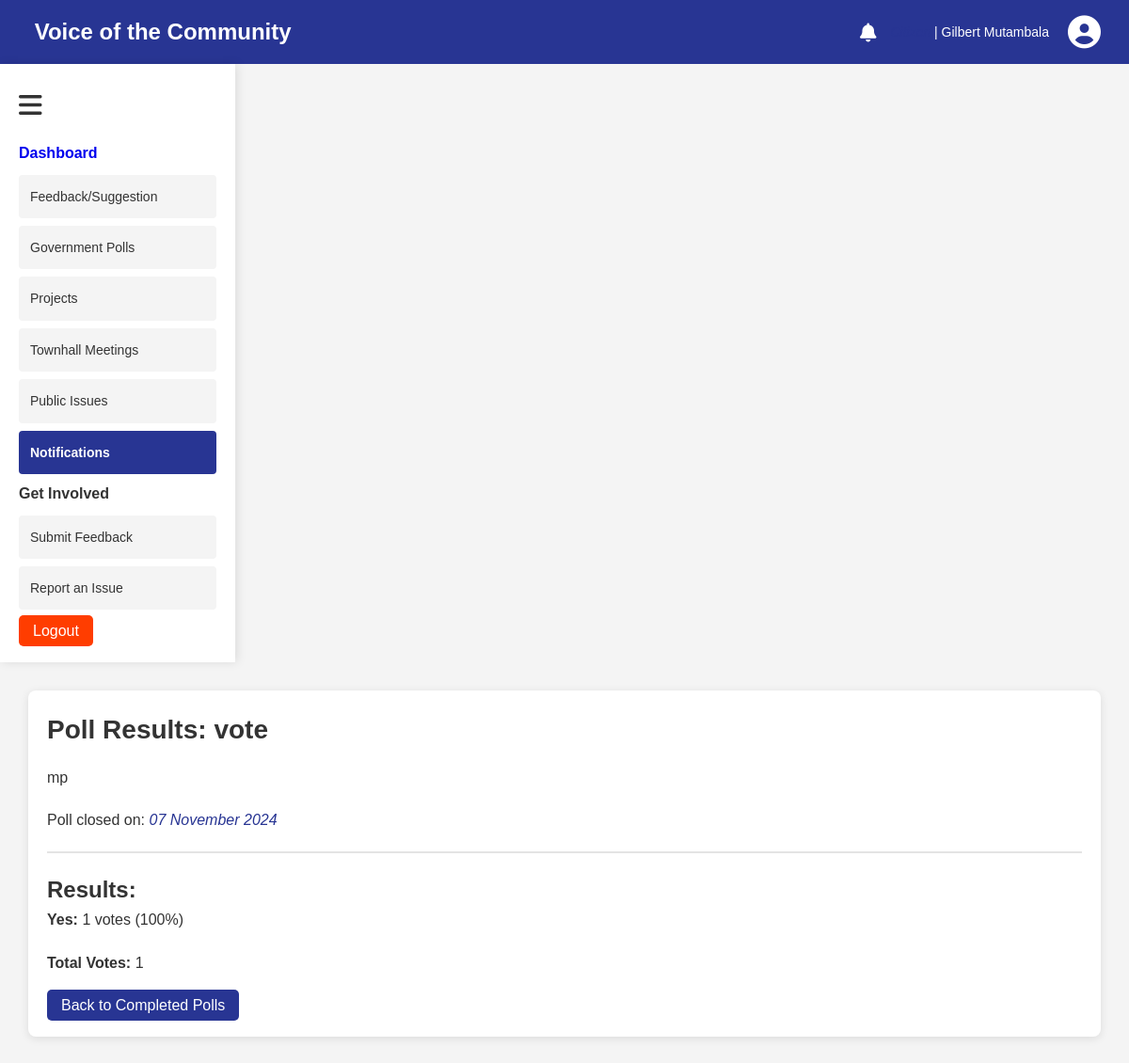
Page /poll_results.php?poll_id=1 (signed in) on the committed database.
### tables this page shows
CREATE TABLE `polls` (
  `poll_id` int(11) NOT NULL,
  `title` varchar(255) NOT NULL,
  `description` text DEFAULT NULL,
  `creation_date` timestamp NOT NULL DEFAULT current_timestamp(),
  `closing_date` timestamp NULL DEFAULT NULL,
  `created_by` int(11) NOT NULL
);

### poll_results.php (the view, shortened to what this page needs)
<?php
require 'db.php';
$poll_id = $_GET['poll_id'];
$stmt = $pdo->prepare("SELECT * FROM polls WHERE poll_id = ?");
$stmt->execute([$poll_id]);
$poll = $stmt->fetch(PDO::FETCH_ASSOC);
$votes_stmt = $pdo->prepare("
    SELECT vote_option, COUNT(*) as vote_count
    FROM votes
    WHERE poll_id = ?
    GROUP BY vote_option
");
$votes_stmt->execute([$poll_id]);
$results = $votes_stmt->fetchAll(PDO::FETCH_ASSOC);
$total_votes = array_sum(array_column($results, 'vote_count'));
?>
<!DOCTYPE html>
<html lang="en">
<head>
    <link rel="stylesheet" href="../assets/css/theme.css">
    <link rel="stylesheet" href="../assets/fontawesome-free-6.6.0-web/css/fontawesome.css">
    <link rel="stylesheet" href="../assets/fontawesome-free-6.6.0-web/css/regular.css">
    <link rel="stylesheet" href="../assets/fontawesome-free-6.6.0-web/css/solid.css">
    <link rel="stylesheet" href="../assets/fontawesome-free-6.6.0-web/css/brands.css">
    <link rel="stylesheet" href="../assets/fontawesome-free-6.6.0-web/css/svg-with-js.css">
</head>
<body>
    <div class="main-container">
        <?php include 'user.php';?>
        <div class="display-section">
            <?php include 'side_panel.php';?>
            <div class="main-panel">
                <div class="panel-section polls">
                    <h1>Poll Results: <?php echo htmlspecialchars($poll['title']); ?></h1>
                    <p><?php echo htmlspecialchars($poll['description']); ?></p>
                    <p>Poll closed on: <span class="highlight"><?php echo date('d F Y', strtotime($poll['closing_date'])); ?></span></p>
                    <hr>
                    <div class="results-section">
                        <h2>Results:</h2>
                        <?php if ($total_votes > 0): ?>
                            <?php foreach ($results as $result): ?>
                                <div class="result-item">
                                    <p>
                                        <strong><?php echo htmlspecialchars(ucfirst($result['vote_option'])); ?>:</strong>
                                        <?php echo htmlspecialchars($result['vote_count']); ?> votes
                                        (<?php echo round(($result['vote_count'] / $total_votes) * 100, 2); ?>%)
                                    </p>
                                </div>
                            <?php endforeach; ?>
                            <p><strong>Total Votes:</strong> <?php echo $total_votes; ?></p>
                        <?php else: ?>
                            <p>No votes were cast for this poll.</p>
                        <?php endif; ?>
                        <a href="finished_polls.php" class="btn-submit">Back to Completed Polls</a>
                    </div>
                </div>
            </div>
        </div>
    </div>
</body>
</html>

### theme.css (style rules this page uses)
* { margin: 0; padding: 0; box-sizing: border-box; font-family: 'Arial', sans-serif; }
body { background-color: #f4f4f4; color: #333; line-height: 1.6; }
a { text-decoration: none; }
h1, h2, h3, h4 { color: #333; }
.main-container { display: flex; height: 100vh; flex-direction: column; }
.btn-submit { background-color: #283593; color: white; border: none; padding: 8px 15px; border-radius: 5px; cursor: pointer; transition: background-color 0.3s ease; }
.main-panel { flex: 1; padding: 30px; }
.panel-section { background-color: white; padding: 20px; border-radius: 8px; box-shadow: 0px 2px 10px rgba(0, 0, 0, 0.1); margin-bottom: 20px; }
.panel-section h1 { font-size: 28px; margin-bottom: 15px; }
.panel-section p { font-size: 16px; margin-bottom: 20px; }
hr { margin: 20px 0; border: 0; border-top: 2px solid #e4e4e4; }
.highlight { color: #283593; font-style: italic; }

### rows in the picture
polls: title "vote", description "mp", closing_date "07 November 2024"

### other values in the picture
$result['vote_option'] "Yes"
$result['vote_count'] "1"
$total_votes "1"
